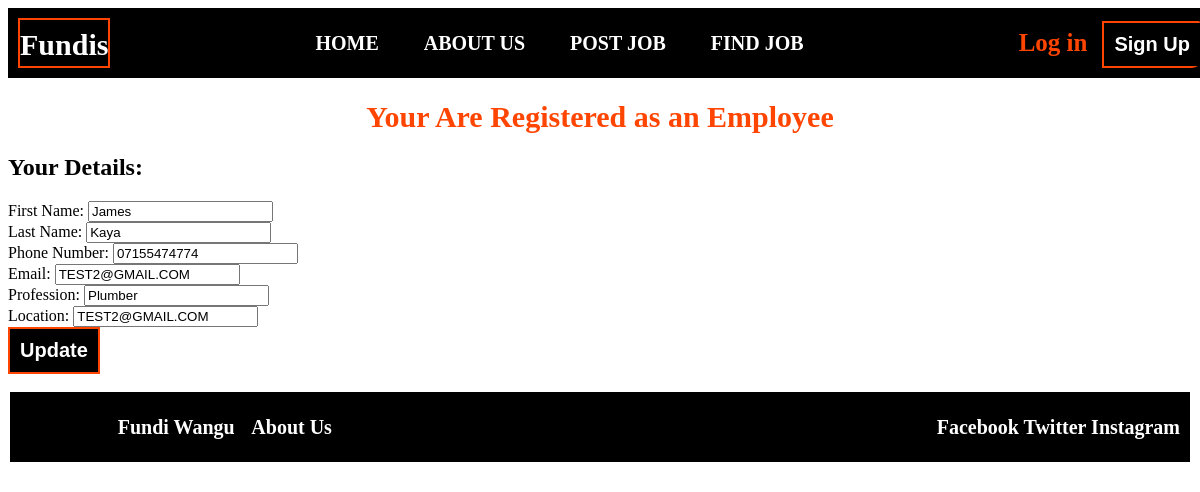
Page /account/update_employee/1/ on the committed database.
### account/models.py (models this page shows, shortened)
class Employee(models.Model):
    employeeid = models.AutoField(primary_key=True)
    user = models.ForeignKey(settings.AUTH_USER_MODEL, on_delete=models.CASCADE)
    firstname = models.CharField(max_length=100)
    lastname = models.CharField(max_length=100)
    email = models.EmailField(max_length=100)
    phonenumber = models.CharField(max_length=20)
    password = models.TextField(max_length=50)
    profession = models.CharField(max_length=100)
    location = models.CharField(max_length=20)
    status = models.CharField(max_length=15, default='active')
    class Meta:
        db_table = 'employee'
        verbose_name_plural = 'Employees'

### account/views.py (the view)
# urls.py: path('update_employee/<int:employee_id>/', views.update_employee, name='update_employee'),
def update_employee(request, employee_id):
    if request.method == 'POST':
        employee = Employee.objects.get(employeeid=employee_id)
        employee.firstname = request.POST['firstname']
        employee.lastname = request.POST['lastname']
        employee.phonenumber = request.POST['phonenumber']
        employee.email = request.POST['email']
        employee.profession = request.POST['profession']
        employee.location = request.POST['location']
        employee.save()
        messages.success(request, 'Employee details updated successfully.')
        return redirect('account:profile')
    else:
        employee = Employee.objects.get(employeeid=employee_id)
        return render(request, 'updateemployee.html', {'employee': employee})

### templates/updateemployee.html (shortened to what this page needs)
<html lang="en">
{% load static %}
<head>
    <link rel="stylesheet" href="{% static 'css/employeeprofile.css' %}">
</head>
<body>
    {% include 'nav.html' %}
    <h1>Your Are Registered as an Employee</h1>
    <h2>Your Details:</h2>
    <form method="POST" action="{% url 'account:update_employee' employee.employeeid %}">
        <label for="firstname">First Name:</label>
        <input type="text" id="firstname" name="firstname" value="{{ employee.firstname }}"><br>
        <label for="lastname">Last Name:</label>
        <input type="text" id="lastname" name="lastname" value="{{ employee.lastname }}"><br>
        <label for="phonenumber">Phone Number:</label>
        <input type="text" id="phonenumber" name="phonenumber" value="{{ employee.phonenumber }}"><br>
        <label for="email">Email:</label>
        <input type="text" id="email" name="email" value="{{ employee.email }}"><br>
        <label for="profession">Profession:</label>
        <input type="text" id="profession" name="profession" value="{{ employee.profession }}"><br>
        <label for="location">Location:</label>
        <input type="text" id="location" name="location" value="{{ employee.location }}"><br>
        <button type="submit">Update</button>
    </form>
    {% include 'footer.html' %}
</body>
</html>

### static/css/employeeprofile.css (style rules this page uses)
h1 { text-align: center; font-size: 30px; color: orangered; }

### static/css/nav.css (style rules this page uses)
button { background-color: #000000; color: #ffffff; font-size: 20px; font-weight: bold; padding: 10px; text-align: center; border: 2px solid orangered; }

### static/css/index.css (style rules this page uses)
body { background-image: url(../images/jeriden-villegas-VLPUm5wP5Z0-unsplash.jpg); background-repeat: no-repeat; background-size: cover; }

### rows in the picture
Employee: firstname "James", lastname "Kaya", phonenumber "07155474774", email "TEST2@GMAIL.COM", profession "Plumber", location "TEST2@GMAIL.COM"
